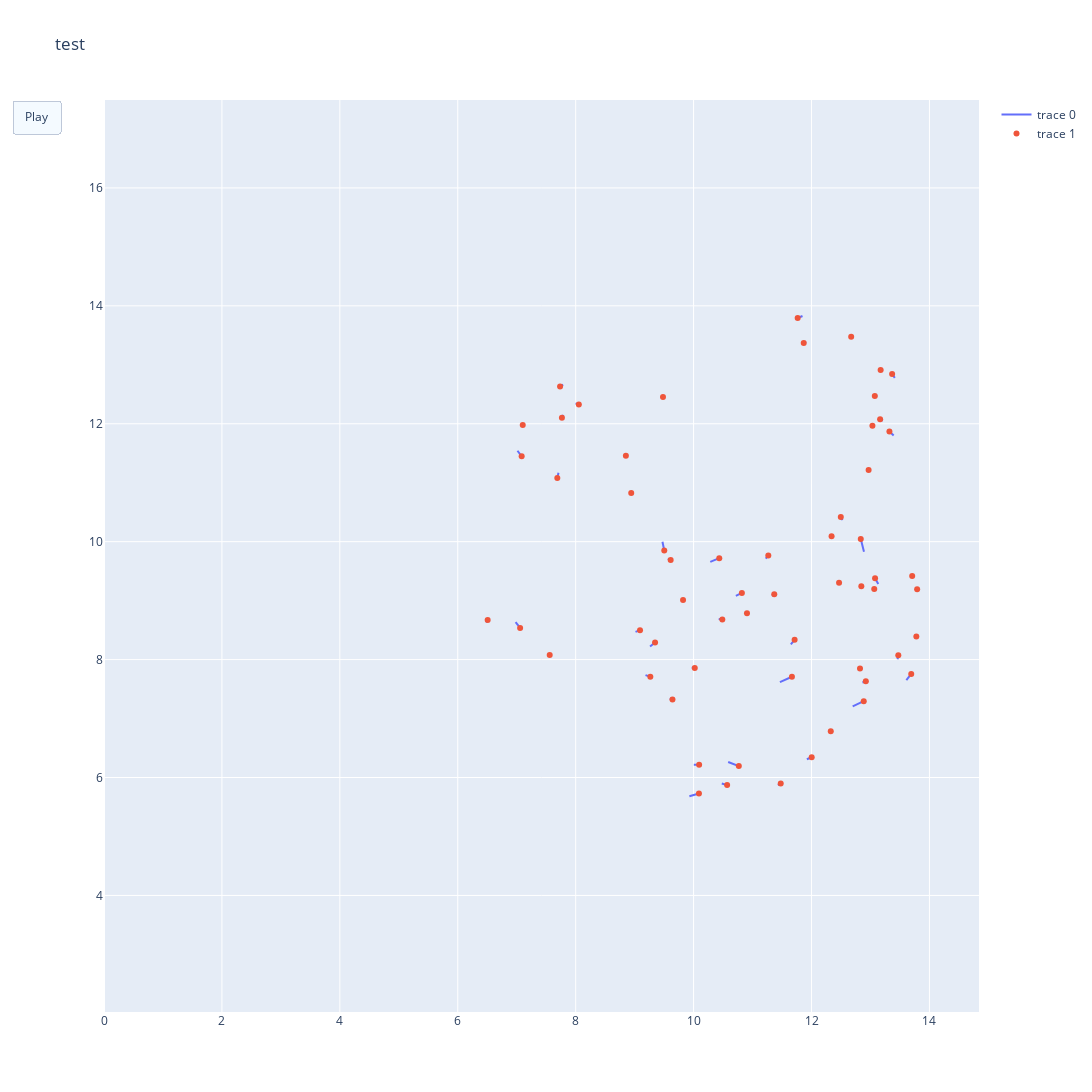

Notebook source saved alongside this figure:
### Code cell
plot_timeline_with_direction(ret, "test").show()

### Figure 1 — Plotly figure (JSON) as saved in the notebook; plotly's stock layout.template omitted (floating-point values rounded to 4 significant figures; data arrays with more than 128 entries replaced by an {"elided": "..."} marker saying what was removed)
{"data": [{"mode": "lines", "type": "scatter", "x": {"elided": "180 float values"}, "y": {"elided": "180 float values"}}, {"mode": "markers", "type": "scatter", "x": [9.503, 9.091, 7.735, 10.09, 12.47, 13.79, 11.67, 8.851, 11.37, 8.942, 9.611, 11.76, 10.57, 12.92, 12.97, 11.48, 12.5, 12.34, 7.057, 13.47, 13.17, 6.507, 10.09, 7.688, 7.766, 7.102, 9.481, 7.559, 13.37, 10.77, 10.82, 10.44, 13.71, 13.08, 12.67, 12.84, 11.27, 13.69, 12.89, 10.49, 13.32, 12.33, 12.0, 12.82, 13.03, 8.054, 13.16, 9.641, 9.266, 13.07, 9.346, 12.83, 13.06, 13.78, 10.02, 10.91, 9.821, 11.71, 7.084, 11.87], "y": [9.848, 8.5, 12.63, 5.728, 9.304, 9.192, 7.708, 11.46, 9.106, 10.83, 9.688, 13.79, 5.871, 7.631, 11.21, 5.9, 10.42, 10.09, 8.536, 8.072, 12.91, 8.671, 6.216, 11.08, 12.1, 11.98, 12.45, 8.076, 12.84, 6.194, 9.131, 9.721, 9.419, 9.378, 13.47, 9.243, 9.767, 7.757, 7.294, 8.682, 11.87, 6.785, 6.344, 7.849, 11.96, 12.33, 12.07, 7.323, 7.709, 12.47, 8.291, 10.04, 9.199, 8.391, 7.856, 8.786, 9.009, 8.336, 11.45, 13.37]}], "layout": {"height": 1200, "title": {"text": "test"}, "updatemenus": [{"buttons": [{"args": [null], "label": "Play", "method": "animate"}], "type": "buttons"}], "width": 1200, "xaxis": {"constrain": "domain", "range": [0, 14.84]}, "yaxis": {"scaleanchor": "x", "scaleratio": 1}}}
